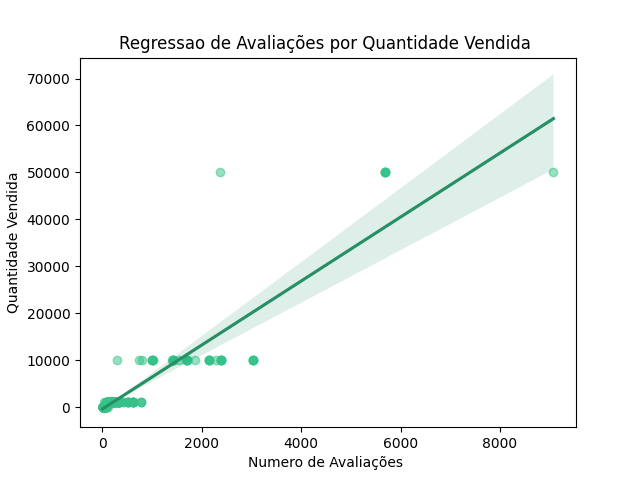

Python code for this plot:
import matplotlib.pyplot as plt
import pandas as pd
import seaborn as sns


# ler os dados no DataFrame
df = pd.read_csv(r"C:\Users\moha_\Downloads\ecommerce_estatistica.csv")

# Grafico de regressao
sns.regplot(x='N_Avaliações', y='Qtd_Vendidos_Cod', data=df,color='#278f65', scatter_kws={'alpha':0.5, 'color': '#34c289'})
# Adicionar rótulos e título
plt.title('Regressao de Avaliações por Quantidade Vendida ')
plt.xlabel('Numero de Avaliações ')
plt.ylabel('Quantidade Vendida')
# Exibir o gráfico
plt.show()
